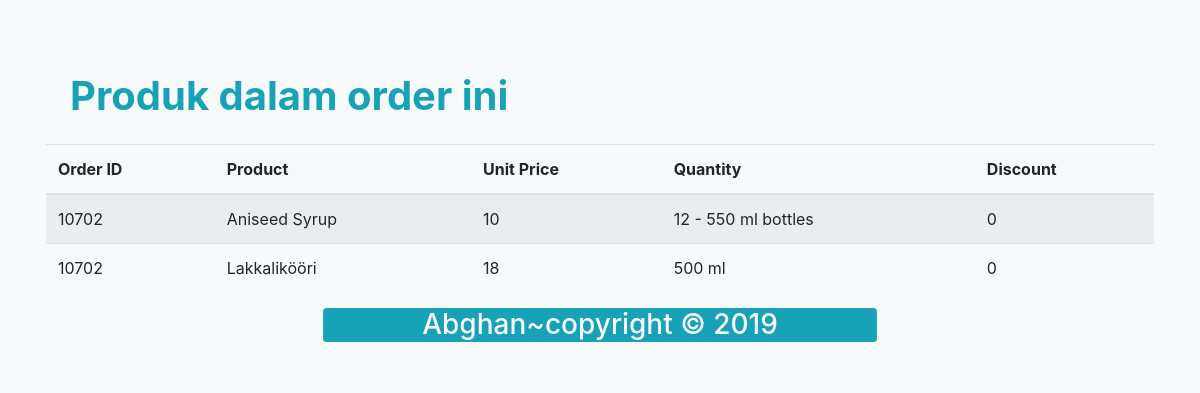
The app's page /order-details.php?oid=10702 with its own data.
### tables this page shows
CREATE TABLE `orderdetails` (
  `OrderID` int(11) NOT NULL default '0',
  `ProductID` int(11) NOT NULL default '0',
  `UnitPrice` double default NULL,
  `Quantity` smallint(6) default NULL,
  `Discount` float default NULL,
  PRIMARY KEY  (`OrderID`,`ProductID`)
);

CREATE TABLE `products` (
  `ProductID` int(11) NOT NULL default '0',
  `ProductName` varchar(40) default NULL,
  `SupplierID` int(11) default NULL,
  `CategoryID` int(11) default NULL,
  `QuantityPerUnit` varchar(20) default NULL,
  `UnitPrice` double default NULL,
  `UnitsInStock` smallint(6) default NULL,
  `UnitsOnOrder` smallint(6) default NULL,
  `ReorderLevel` smallint(6) default NULL,
  `Discontinued` tinyint(1) default NULL,
  PRIMARY KEY  (`ProductID`)
);

### order-details.php (the view, shortened to what this page needs)
<!DOCTYPE html>
<html lang="en">
<head>
  <link rel="stylesheet" href="css/bootstrap.min.css">
</head>
<body class="bg-light">
  <?php
  $oid = $_GET['oid'];
  $link = mysqli_connect("localhost", "root", "", "nwind");
  $data = mysqli_query($link, "SELECT * FROM orderdetails LEFT JOIN products ON products.ProductID = orderdetails.ProductID WHERE OrderID = '$oid'");
  ?>
  <div class="container bg-light p-3 my-5 rounded">
    <h1 class="text-info mt-2 ml-4 mb-auto"><b>Produk dalam order ini</b></h1><br>
    <table class="table table-striped">
      <thead>
        <tr>
          <th scope="col">Order ID</th>
          <th scope="col">Product</th>
          <th scope="col">Unit Price</th>
          <th scope="col">Quantity</th>
          <th scope="col">Discount</th>
        </tr>
      </thead>
      <tbody>
        <?php
        while ($row = mysqli_fetch_array($data)) {
          ?>
          <tr>
            <td><?= $row['OrderID']; ?></td>
            <td><?= $row['ProductName'] ?></td>
            <td><?= $row['UnitPrice']; ?></td>
            <td><?= $row['QuantityPerUnit']; ?></td>
            <td><?= $row['Discount']; ?></td>
          </tr>
        <?php
        }
        ?>
      </tbody>
    </table>
    <div class="container col-6 bg-info rounded">
        <h3 class="text-light text-center">Abghan~copyright &copy 2019</h3>
    </div>
  </div>
</body>
</html>

### records on screen
orderdetails: OrderID "10702", ProductID.ProductName "Aniseed Syrup", ProductID.UnitPrice "10", ProductID.QuantityPerUnit "12 - 550 ml bottles", Discount "0"
orderdetails: OrderID "10702", ProductID.ProductName "Lakkalikööri", ProductID.UnitPrice "18", ProductID.QuantityPerUnit "500 ml", Discount "0"
